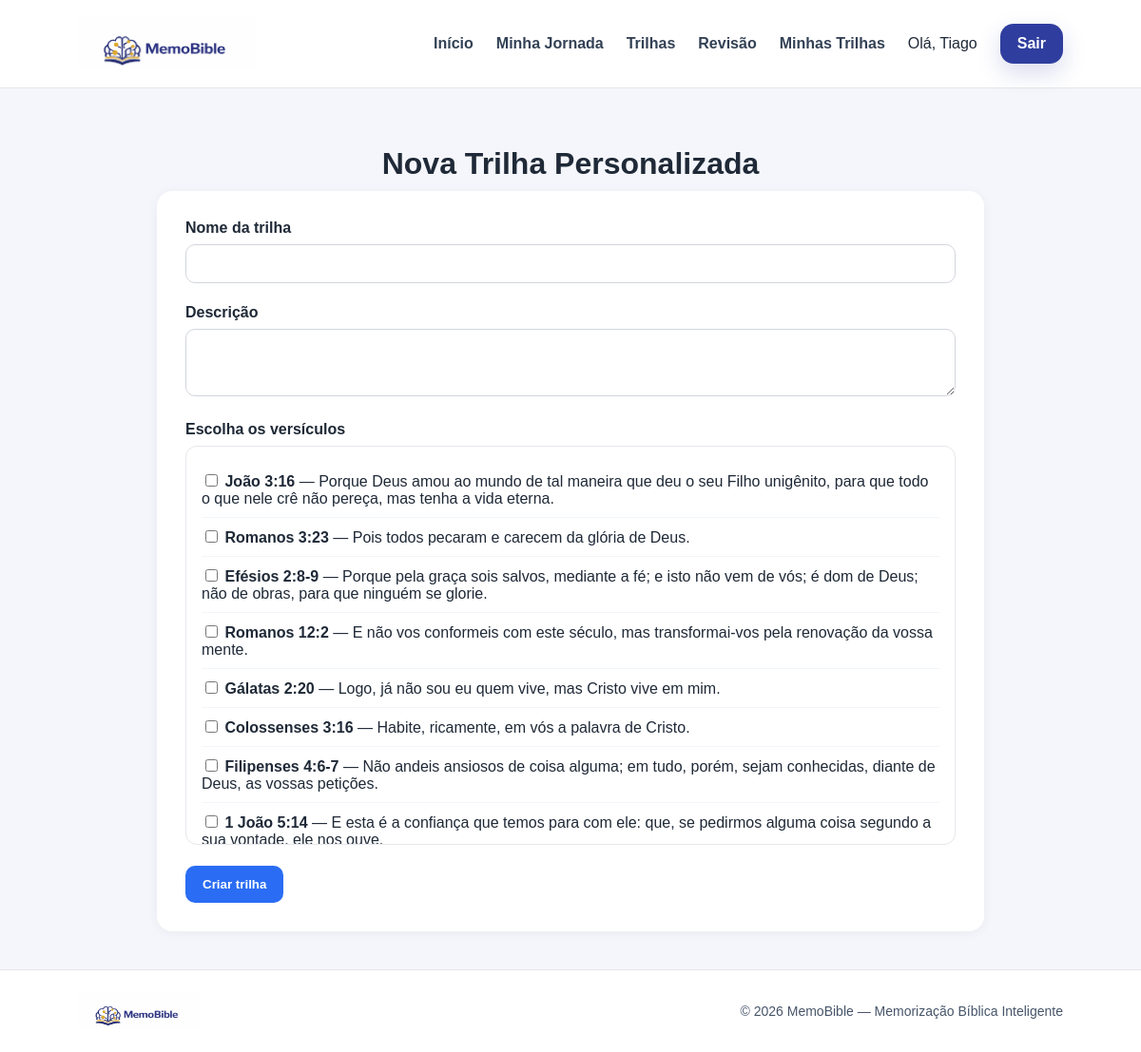
Page /minhas-trilhas/nova (signed in) on the committed database.
### app/models.py (models this page shows)
class User(Base):
    __tablename__ = "users"
    id = Column(Integer, primary_key=True, index=True)
    name = Column(String, nullable=False)
    email = Column(String, unique=True, nullable=False)
    password_hash = Column(String, nullable=False)

class Verse(Base):
    __tablename__ = "verses"
    id = Column(Integer, primary_key=True, index=True)
    reference = Column(String, nullable=False)
    text = Column(Text, nullable=False)
    track_id = Column(Integer, ForeignKey("tracks.id"))
    track = relationship("Track", back_populates="verses")

### app/main.py (the view)
@app.get("/minhas-trilhas/nova", response_class=HTMLResponse)
def nova_trilha_page(request: Request, db: Session = Depends(get_db)):
    user = require_user(request, db)
    verses = db.query(Verse).all()
    return templates.TemplateResponse(
        "custom_track_new.html",
        {
            "request": request,
            "titulo": "Nova Trilha",
            "current_user": user,
            "verses": verses,
        },
    )

### app/templates/custom_track_new.html (shortened to what this page needs)
{% extends "base.html" %}
{% block content %}
<div class="container">
    <h1>Nova Trilha Personalizada</h1>
    <form method="post" class="form-box">
        <div class="field">
            <label for="title">Nome da trilha</label>
            <input id="title" type="text" name="title" required>
        </div>
        <div class="field">
            <label for="description">Descrição</label>
            <textarea id="description" name="description" rows="3"></textarea>
        </div>
        <div class="field">
            <label>Escolha os versículos</label>
            <div class="verse-list">
                {% for verse in verses %}
                <div class="verse-item">
                    <label>
                        <input type="checkbox" name="verse_ids" value="{{ verse.id }}">
                        <strong>{{ verse.reference }}</strong> — {{ verse.text }}
                    </label>
                </div>
                {% endfor %}
            </div>
        </div>
        <button type="submit">Criar trilha</button>
    </form>
</div>
{% endblock %}

### app/templates/base.html (shortened to what this page needs)
<!DOCTYPE html>
<html lang="pt-BR">
<head>
<link rel="stylesheet" href="/static/style.css">
</head>
<body>
<header class="site-header">
<div class="site-header-inner">
<a href="/" class="site-brand">
<img src="/static/images/horizontal.png" alt="MemoBible Logo" loading="lazy">
</a>
<nav class="site-nav">
<a href="/">Início</a>
{% if current_user %}
<a href="/dashboard">Minha Jornada</a>
<a href="/trilhas">Trilhas</a>
<a href="/revisao">Revisão</a>
<a href="/minhas-trilhas">Minhas Trilhas</a>
{% endif %}
{% if current_user %}
<span class="site-user">Olá, {{ current_user.name }}</span>
<a href="/logout" class="site-btn">Sair</a>
{% else %}
<a href="/login" class="site-btn">Entrar</a>
<a href="/register" class="site-btn">Criar conta</a>
{% endif %}
</nav>
</div>
</header>
<main class="page-content">
{% block content %}
{% endblock %}
</main>
<footer class="site-footer">
<div class="site-footer-inner">
<div class="site-footer-brand">
<img src="/static/images/horizontal.png" alt="MemoBible" loading="lazy">
</div>
<div class="site-footer-copy">
© 2026 MemoBible — Memorização Bíblica Inteligente
</div>
</div>
</footer>
</body>
</html>

### app/static/style.css (style rules this page uses)
* { box-sizing: border-box; }
html { scroll-behavior: smooth; }
body { margin: 0; font-family: 'Inter', sans-serif; background: #f5f7fb; color: #1f2937; }
.site-footer { margin-top: 100px; background: #ffffff; border-top: 1px solid rgba(15, 23, 42, 0.06); }
.container { max-width:1100px; margin:auto; padding:40px; }
h1 { text-align:center; margin-bottom:10px; color:#1f2937; }
html, body { margin: 0; padding: 0; min-height: 100%; }
body { font-family: Arial, Helvetica, sans-serif; background: #f4f6fb; color: #1f2937; min-height: 100vh; display: flex; flex-direction: column; }
.page-content { flex: 1; }
.site-header { background: #ffffff; border-bottom: 1px solid #e5e7eb; }
.site-header-inner { max-width: 1100px; margin: 0 auto; padding: 18px 32px; display: flex; align-items: center; justify-content: space-between; gap: 24px; }
.site-brand img { height: 56px; display: block; }
.site-nav { display: flex; align-items: center; gap: 24px; flex-wrap: wrap; }
.site-nav a { text-decoration: none; color: #334155; font-weight: 600; }
.site-btn { background: #2f3e9e; color: #ffffff !important; padding: 12px 18px; border-radius: 14px; box-shadow: 0 10px 25px rgba(47, 62, 158, 0.18); }
.site-footer { background: #ffffff; border-top: 1px solid #e5e7eb; margin-top: auto; }
.site-footer-inner { max-width: 1100px; margin: 0 auto; padding: 24px 32px; display: flex; align-items: center; justify-content: space-between; gap: 20px; }
.site-footer-brand img { height: 38px; display: block; }
.site-footer-copy { color: #475569; font-size: 14px; text-align: right; }
.site-header { position: sticky; top: 0; z-index: 100; background: white; }

### app/templates/custom_track_new.html (style rules this page uses)
.container { max-width: 950px; margin: auto; padding: 40px; }
.form-box { background: white; padding: 30px; border-radius: 16px; box-shadow: 0 2px 12px rgba(0,0,0,0.05); }
.field { margin-bottom: 22px; }
label { display: block; font-weight: 600; margin-bottom: 8px; }
input[type="text"], textarea { width: 100%; padding: 12px; border-radius: 10px; border: 1px solid #d1d5db; box-sizing: border-box; }
.verse-list { max-height: 420px; overflow-y: auto; border: 1px solid #e5e7eb; border-radius: 12px; padding: 16px; }
.verse-item { padding: 10px 0; border-bottom: 1px solid #f1f5f9; }
.verse-item label { font-weight: 400; margin: 0; }
button { padding: 12px 18px; border: none; border-radius: 10px; background: #2a6df4; color: white; font-weight: 600; cursor: pointer; }

### rows in the picture
User: name "Tiago"
Verse: reference "João 3:16", text "Porque Deus amou ao mundo de tal maneira que deu o seu Filho unigênito, para que todo o que nele crê não pereça, mas tenha a vida eterna."
Verse: reference "Romanos 3:23", text "Pois todos pecaram e carecem da glória de Deus."
Verse: reference "Efésios 2:8-9", text "Porque pela graça sois salvos, mediante a fé; e isto não vem de vós; é dom de Deus; não de obras, para que ninguém se glorie."
Verse: reference "Romanos 12:2", text "E não vos conformeis com este século, mas transformai-vos pela renovação da vossa mente."
Verse: reference "Gálatas 2:20", text "Logo, já não sou eu quem vive, mas Cristo vive em mim."
Verse: reference "Colossenses 3:16", text "Habite, ricamente, em vós a palavra de Cristo."
Verse: reference "Filipenses 4:6-7", text "Não andeis ansiosos de coisa alguma; em tudo, porém, sejam conhecidas, diante de Deus, as vossas petições."
Verse: reference "1 João 5:14", text "E esta é a confiança que temos para com ele: que, se pedirmos alguma coisa segundo a sua vontade, ele nos ouve."
